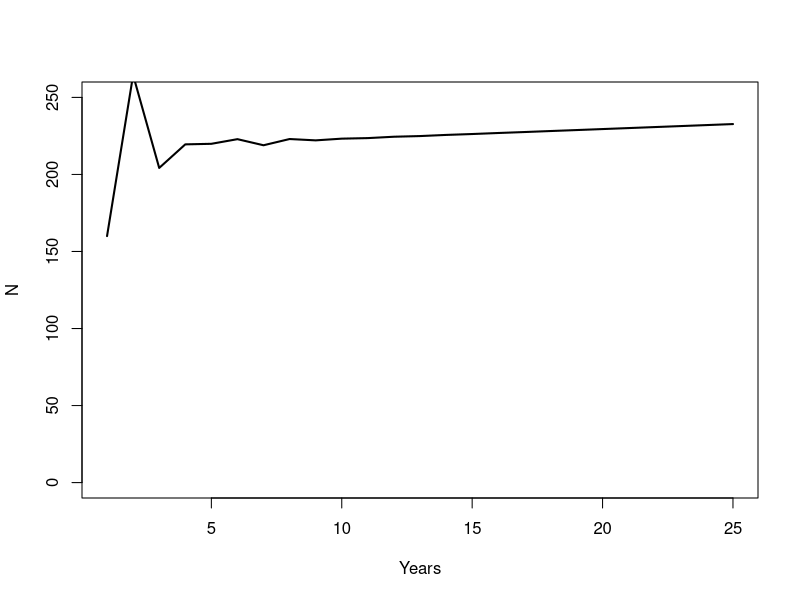
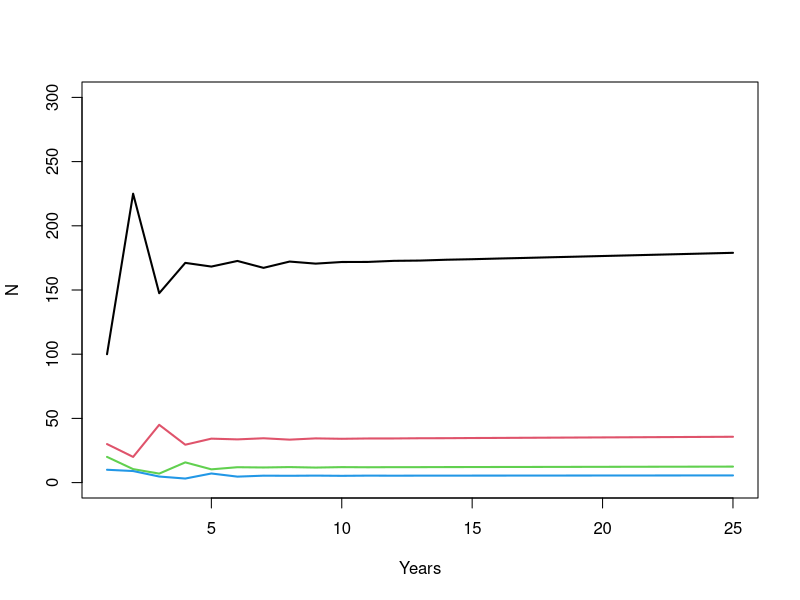

These figures' R source, in order:
### LESLIE MATRIX / ABUNDANCE / LAMBDA ######

# Create and fill Leslie matrix, L

L <- matrix(c(   0,  2.5,  5.0, 5.0, 
                 0.20,    0,    0,   0,
                 0, 0.35,    0,   0,
                 0,    0, 0.45,   0), 
            byrow=T, nrow=4, ncol=4)
L

# Create and fill Transition matrix, N

N0 <- matrix(c(100, 30, 20, 10), byrow=T, nrow=4, ncol=1)
N0

# Abundance projection

N1 <- L %*% N0
N1

# Create an empty matrix [filled with NAs] to store the set of projected population vectors  
# for n.years into the future, starting with initial abundances defined by N0 above

n.years <- 25    # set the number of years for the projection
Nt      <- matrix(NA, nrow=nrow(L), ncol=n.years) 
Nt[ ,1] <- N0
Nt

# Project abundances for n.years, from year 2 to year n.years 

for (t in 2:n.years) {
  Nt[ ,t] <- L %*% Nt[ ,t-1]  
}

# Display the first 10 years of the projection rounded to whole numbers

print(round(Nt[ , 1:10], digits=0))

# Sum abundances for all ages using the apply() function
# 1 = apply function to columns, 2 = apply to rows, c(1, 2) = apply to rows and columns

Nproj <- apply(Nt, 2, sum)
plot(1:length(Nproj), Nproj, ylim=c(0,250), ylab="N", xlab="Years", type="l", lwd=2)

# Plot abundances for each age separately

plot(1:n.years,  Nt[1,], ylim=c(0,300), ylab="N", xlab="Years", type="l", col=1, lwd=2)
lines(1:n.years, Nt[2,], type="l", col=2, lwd=2)
lines(1:n.years, Nt[3,], type="l", col=3, lwd=2)
lines(1:n.years, Nt[4,], type="l", col=4, lwd=2)

# Use eigen() function to find all the eigenvalues and eigenvectors for matrix L

L_eigen <- eigen(L)
L_eigen

# Extract lambda (the first or 'leading' eigenvalue): Re() extracts the real (versus imaginary) part

lambda  <- Re(L_eigen$values[1])  # Save the real part of lambda
lambda

# Extract the stable-age distribution from the first eigenvector 
# Note: Need to divide each element by the sum of all elements to create the proportion we want

stable_age <- Re(L_eigen$vectors[,1]/sum(L_eigen$vectors[,1]))
stable_age


### SENSITIVITIES ######

# Add 0.1 (or any small constant) to each vital rate individually, then recompute lambda

# Year 2 Fecundity

LF2 <- matrix(c(   0,  2.6,  5.0, 5.0, 
                 0.20,    0,    0,   0,
                 0, 0.35,    0,   0,
                 0,    0, 0.45,   0), 
            byrow=T, nrow=4, ncol=4)
LF2

L_eigenF2 <- eigen(LF2)
L_eigenF2

lambdaF2  <- Re(L_eigenF2$values[1])
lambdaF2

# Year 3 Fecundity

LF3 <- matrix(c(   0,  2.5,  5.1, 5.0, 
                   0.20,    0,    0,   0,
                   0, 0.35,    0,   0,
                   0,    0, 0.45,   0), 
              byrow=T, nrow=4, ncol=4)
LF3

L_eigenF3 <- eigen(LF3)
L_eigenF3

lambdaF3  <- Re(L_eigenF3$values[1])
lambdaF3

# Year 4 Fecundity

LF4 <- matrix(c(   0,  2.5,  5.0, 5.1, 
                   0.20,    0,    0,   0,
                   0, 0.35,    0,   0,
                   0,    0, 0.45,   0), 
              byrow=T, nrow=4, ncol=4)
LF4

L_eigenF4 <- eigen(LF4)
L_eigenF4

lambdaF4  <- Re(L_eigenF4$values[1])
lambdaF4

# Year 1 Survival

LS1 <- matrix(c(   0,  2.5,  5.0, 5.0, 
                   0.3,    0,    0,   0,
                   0, 0.35,    0,   0,
                   0,    0, 0.45,   0), 
              byrow=T, nrow=4, ncol=4)
LS1

L_eigenS1 <- eigen(LS1)
L_eigenS1

lambdaS1  <- Re(L_eigenS1$values[1])
lambdaS1

# Year 2 Survival

LS2 <- matrix(c(   0,  2.5,  5.0, 5.0, 
                   0.2,    0,    0,   0,
                   0, 0.45,    0,   0,
                   0,    0, 0.45,   0), 
              byrow=T, nrow=4, ncol=4)
LS2

L_eigenS2 <- eigen(LS2)
L_eigenS2

lambdaS2  <- Re(L_eigenS2$values[1])
lambdaS2

# Year 3 Survival

LS3 <- matrix(c(   0,  2.5,  5.0, 5.0, 
                   0.2,    0,    0,   0,
                   0, 0.35,    0,   0,
                   0,    0, 0.55,   0), 
              byrow=T, nrow=4, ncol=4)
LS3

L_eigenS3 <- eigen(LS3)
L_eigenS3

lambdaS3  <- Re(L_eigenS3$values[1])
lambdaS3

# New Lambdas; Original = 1.002814

# F2 = 1.010311
# F3 = 1.005425
# F4 = 1.003986
# S1 = 1.170796
# S2 = 1.053409
# S3 = 1.015531

# Computing Sensitivities

SensF2 <- (lambdaF2-lambda)/0.1
SensF3 <- (lambdaF3-lambda)/0.1
SensF4 <- (lambdaF4-lambda)/0.1
SensS1 <- (lambdaS1-lambda)/0.1
SensS2 <- (lambdaS2-lambda)/0.1
SensS3 <- (lambdaS3-lambda)/0.1


### ELASTICITIES ######

F2 <- 2.5
F3 <- 5
F4 <- 5
S1 <- 0.2
S2 <- 0.35
S3 <- 0.45

ElasF2 <- ((lambdaF2-lambda)/lambda) / (0.1/F2)
ElasF3 <- ((lambdaF3-lambda)/lambda) / (0.1/F3)
ElasF4 <- ((lambdaF4-lambda)/lambda) / (0.1/F4)
ElasS1 <- ((lambdaS1-lambda)/lambda) / (0.1/S1)
ElasS2 <- ((lambdaS2-lambda)/lambda) / (0.1/S2)
ElasS3 <- ((lambdaS3-lambda)/lambda) / (0.1/S3)


### REVISED LESLIE MATRIX ######

Lrev <- matrix(c(   0,  2.5,  5.0, 5.0, 
                 0.20,    0,    0,   0,
                 0, 0.35,    0,   0,
                 0,    0, 0.45,   0.25), 
            byrow=T, nrow=4, ncol=4)
Lrev

Lrev_eigen <- eigen(Lrev)
Lrev_eigen

lambda  <- Re(Lrev_eigen$values[1])  
lambda
